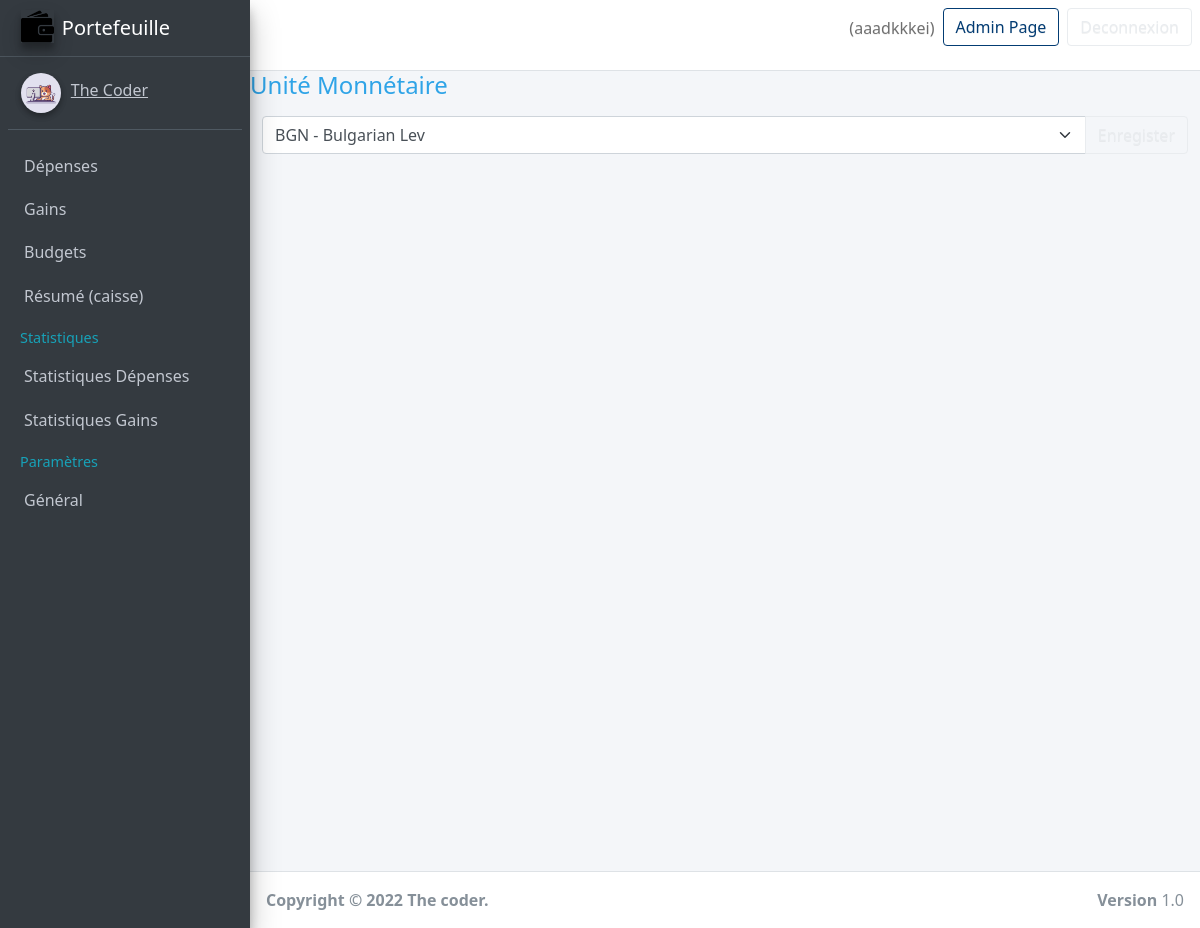
/preferences/ (signed in), run on an earlier commit of the app's database.
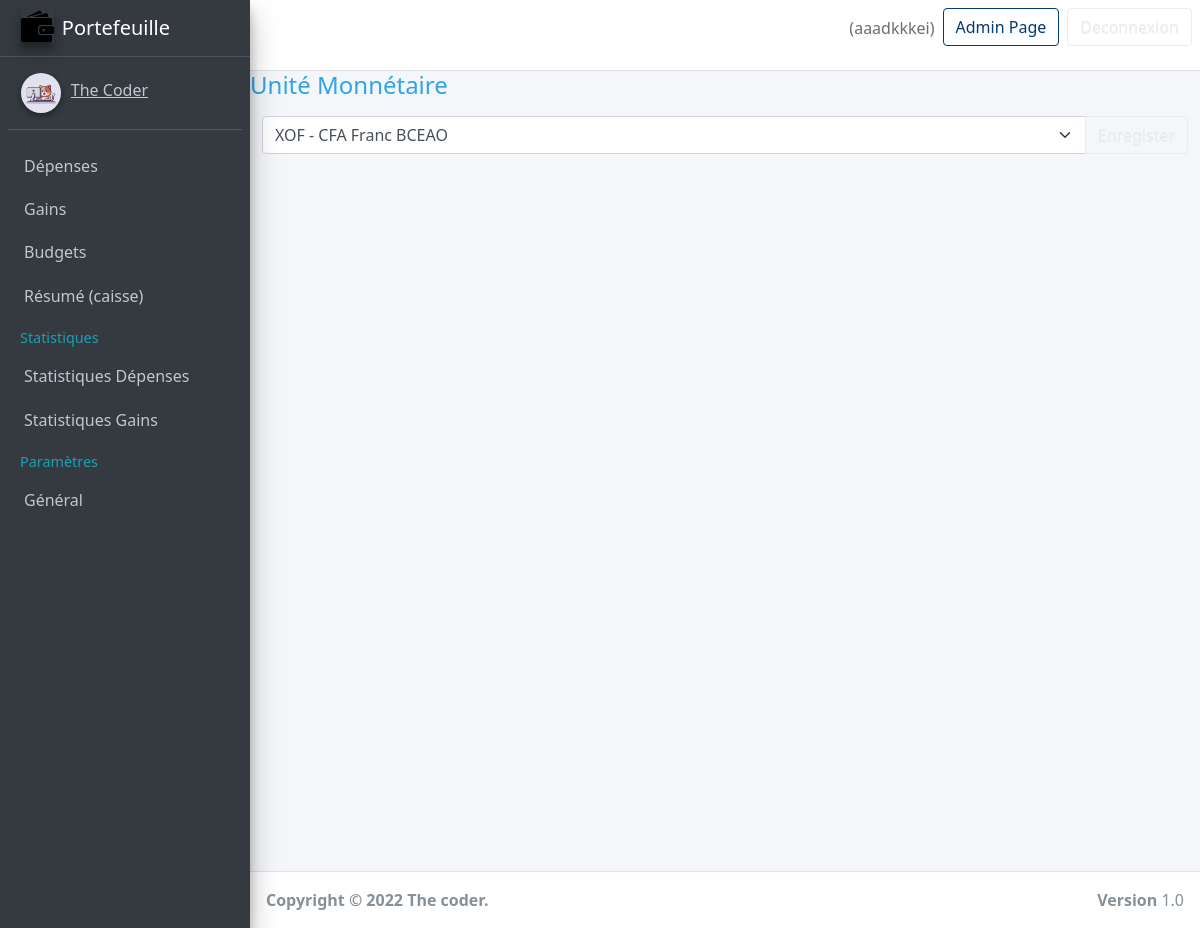
And on a later commit of the database.
### userpreferences/models.py (models this page shows, shortened)
class UserPreference(models.Model):
    user = models.OneToOneField(to = User, on_delete = models.CASCADE)
    currency = models.CharField(max_length = 255, blank = True, null = True )

### userpreferences/views.py (the view, shortened to what this page needs)
# urls.py: path('', views.index, name="budgets"),
def index(request):
    currency_data = []
    file_path = os.path.join(settings.BASE_DIR, 'currencies.json')
    with open(file_path, 'r') as json_file:
        data = json.load(json_file)
        for k,v in data.items():
            currency_data.append({'name': k, 'value': v})
    exists = UserPreference.objects.filter(user = request.user).exists()
    user_preferences = None
    if exists:
        user_preferences = UserPreference.objects.get(user = request.user)
    if request.method == "GET":
        return render(request, 'preferences/index.html', {'currencies' : currency_data, 'user_preferences': user_preferences})

### userpreferences/templates/preferences/index.html (shortened to what this page needs)
{% extends 'base.html' %}
{% block 'content' %}
    <h4>Unité Monnétaire</h4>
    <div class="container mt-3">
        <form action="{% url 'preferences' %}" method="post">
            <div class="input-group">
                <select name="currency" class="form-select" id="inputGroupSelect04" aria-label="Example select with button addon">
                    {% if 'user_preferences.currency' %}
                        <option selected value="{{user_preferences.currency}}">{{user_preferences.currency}}</option>
                    {% endif %}
                </select>
                <input class="btn btn-outline-secondary" type="submit" value="Enregister" />
            </div>
        </form>
    </div>
{% endblock %}

What changed in the data, as far as the page shows it:
changed UserPreference: currency "BGN - Bulgarian Lev" → "XOF - CFA Franc BCEAO"
